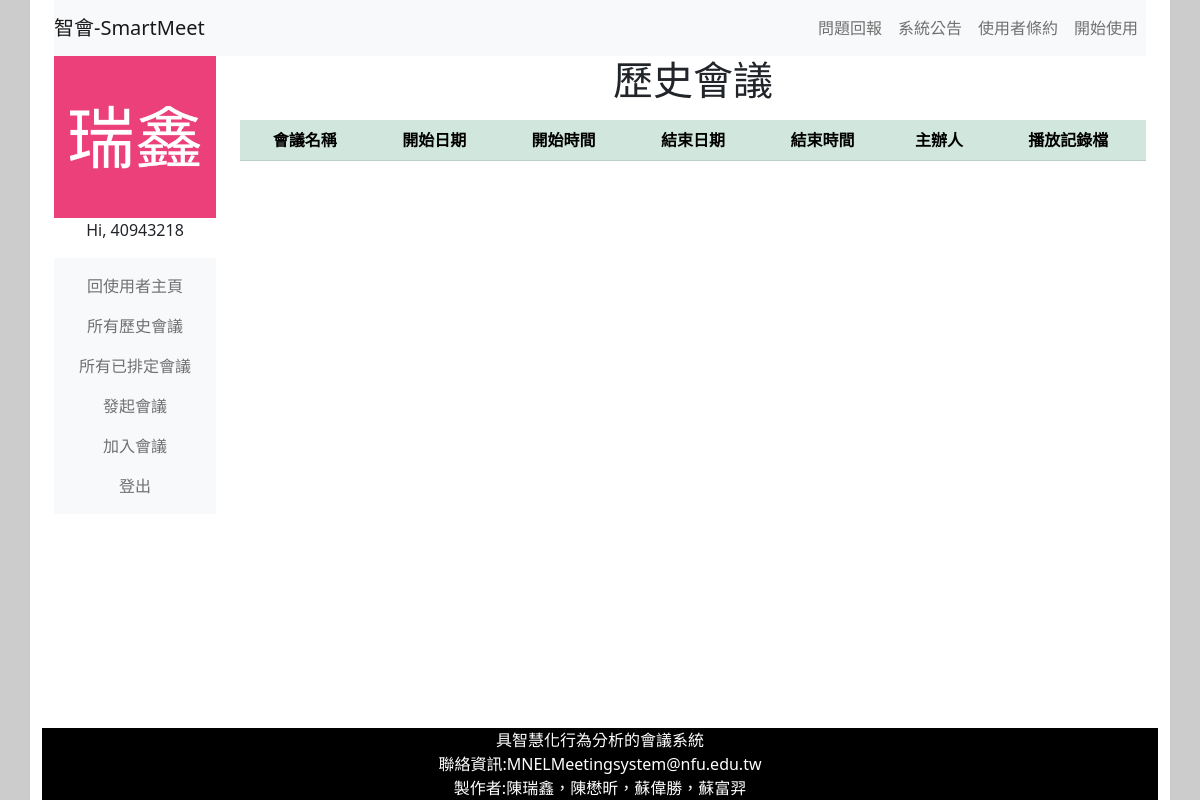
The app's page /htmlPhp/user/hisMeetPage.php (signed in), older data.
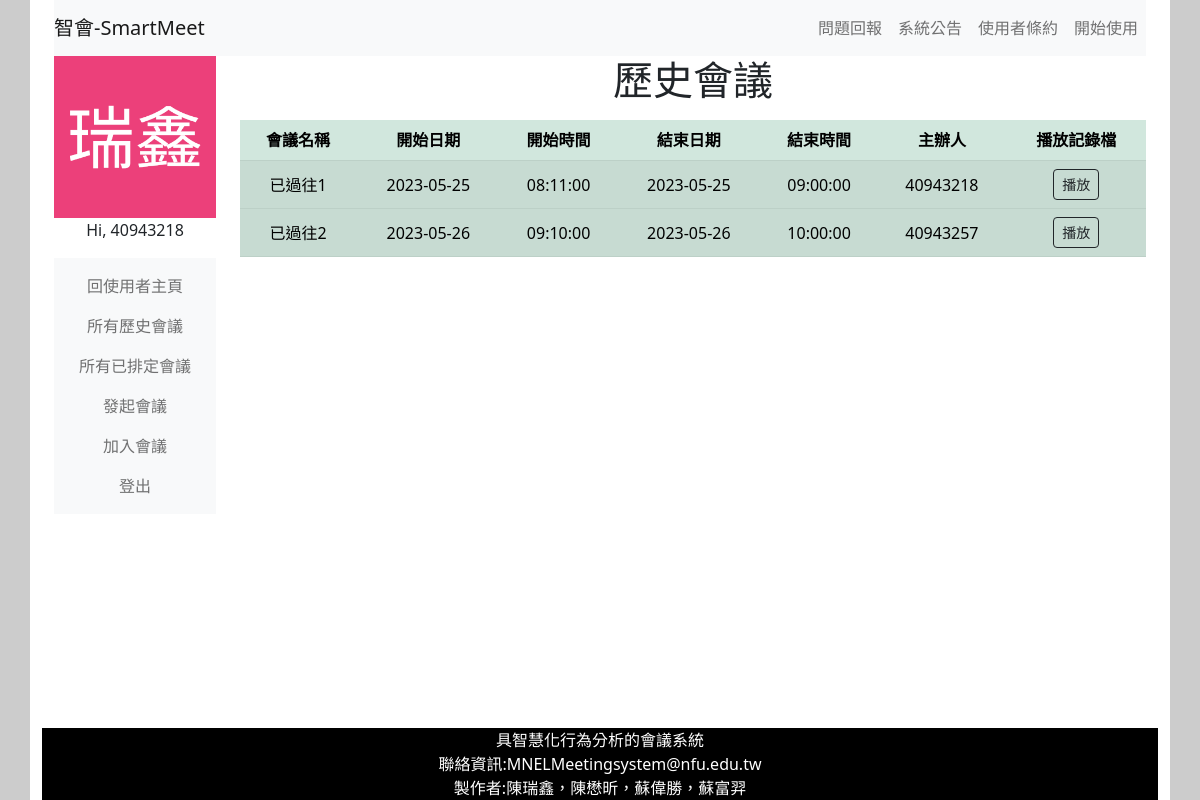
The same page, newer data.
### tables this page shows
CREATE TABLE `coursemember` (
  `courseId` int(255) NOT NULL,
  `courseMember` varchar(255) NOT NULL
);

CREATE TABLE `courseinfo` (
  `courseId` int(255) NOT NULL,
  `courseName` varchar(255) NOT NULL,
  `courseDateStart` date NOT NULL DEFAULT current_timestamp(),
  `courseDateEnd` date NOT NULL,
  `courseTimeStart` time NOT NULL DEFAULT current_timestamp(),
  `courseTimeEnd` time NOT NULL,
  `courseContent` varchar(255) NOT NULL,
  `openCourse` tinyint(1) NOT NULL
);

CREATE TABLE `coursehost` (
  `courseId` int(255) NOT NULL,
  `courseHostAcc` varchar(255) NOT NULL
);

### htmlPhp/includePHP/userHisMeet.php (the view, shortened to what this page needs)
<?php
$sqlUserInfo = "SELECT * FROM userInfo WHERE userAccount ='{$_SESSION["userAccount"]}'";
    $userInfoResult=mysqli_query($conn,$sqlUserInfo);
    $userClassData = mysqli_fetch_assoc($userInfoResult);
    $userClass = $userClassData["userClass"];
$sqlCourseId = "SELECT courseId FROM courseMember WHERE courseMember ='{$userClass}'";
    $courseMemberResult=mysqli_query($conn,$sqlCourseId);
    while ($courseMemberRow = mysqli_fetch_assoc($courseMemberResult)){
        $sqlCourseInfo = "SELECT *
                            FROM courseInfo INNER JOIN courseHost ON courseInfo.courseId=courseHost.courseId
                            WHERE courseInfo.courseId ='{$courseMemberRow['courseId']}'
                            ORDER BY courseInfo.courseDateEnd DESC";
        $courseInfoResult=mysqli_query($conn,$sqlCourseInfo);
        $courseInfoData = mysqli_fetch_assoc($courseInfoResult);
        if(strtotime($courseInfoData['courseDateEnd'] . ' ' . $courseInfoData['courseTimeEnd']) < strtotime(date('Y-m-d H:i:s'))){
            echo'
                <tr data-bs-toggle="collapse" data-bs-target="#r'.$courseInfoData['courseId'].'">
                    <td>'.$courseInfoData['courseName'].'</td>
                    <td>'.$courseInfoData['courseDateStart'].'</td>
                    <td>'.$courseInfoData['courseTimeStart'].'</td>
                    <td>'.$courseInfoData['courseDateEnd'].'</td>
                    <td>'.$courseInfoData['courseTimeEnd'].'</td>
                    <td>'.$courseInfoData['courseHostAcc'].'</td>
                    <td><button type="button" class="btn btn-outline-dark btn-sm">播放</button></td>
                </tr>
                <tr class="collapse accordion-collapse" id="r'.$courseInfoData['courseId'].'">
                    <td colspan="7">
                        '.$courseInfoData['courseContent'].'
                    </td>
                </tr>
            ';
        }
    }

Row changes from the older to the newer data that the page shows:
added coursemember: courseId.courseName "已過往1", courseId.courseDateStart "2023-05-25", courseId.courseTimeStart "08:11:00", courseId.courseDateEnd "2023-05-25", courseId.courseTimeEnd "09:00:00", coursehost.courseHostAcc "40943218"
added coursemember: courseId.courseName "已過往2", courseId.courseDateStart "2023-05-26", courseId.courseTimeStart "09:10:00", courseId.courseDateEnd "2023-05-26", courseId.courseTimeEnd "10:00:00", coursehost.courseHostAcc "40943257"
